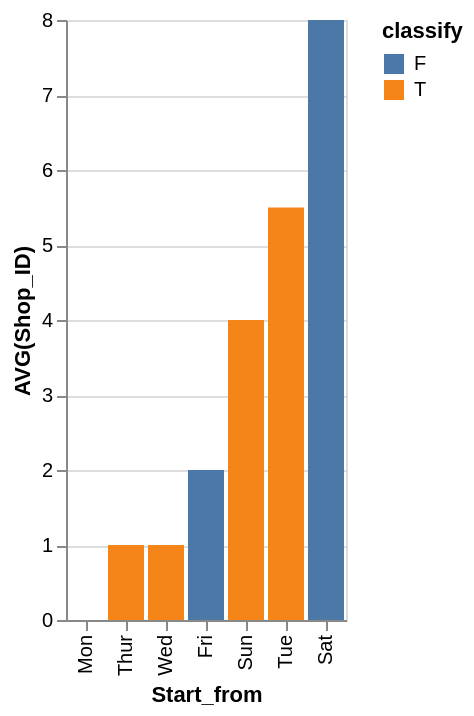

Vega-Lite specification for this chart:
### Vega-Lite specification from a JSON file in a GitHub repository (floating-point values rounded to 4 significant figures)
{"data": {"values": [{"x_data": "Mon", "y_data": 0, "classify": "F"}, {"x_data": "Thur", "y_data": 0, "classify": "F"}, {"x_data": "Wed", "y_data": 0, "classify": "F"}, {"x_data": "Fri", "y_data": 2, "classify": "F"}, {"x_data": "Sun", "y_data": 0, "classify": "F"}, {"x_data": "Tue", "y_data": 0, "classify": "F"}, {"x_data": "Sat", "y_data": 8, "classify": "F"}, {"x_data": "Mon", "y_data": 0, "classify": "T"}, {"x_data": "Thur", "y_data": 1, "classify": "T"}, {"x_data": "Wed", "y_data": 1, "classify": "T"}, {"x_data": "Fri", "y_data": 0, "classify": "T"}, {"x_data": "Sun", "y_data": 4, "classify": "T"}, {"x_data": "Tue", "y_data": 5.5, "classify": "T"}, {"x_data": "Sat", "y_data": 0, "classify": "T"}]}, "mark": "bar", "encoding": {"x": {"field": "x_data", "type": "nominal", "title": "Start_from", "sort": {"op": "sum", "field": "y_data", "order": "ascending"}}, "y": {"field": "y_data", "type": "quantitative", "title": "AVG(Shop_ID)"}, "color": {"field": "classify"}}}
